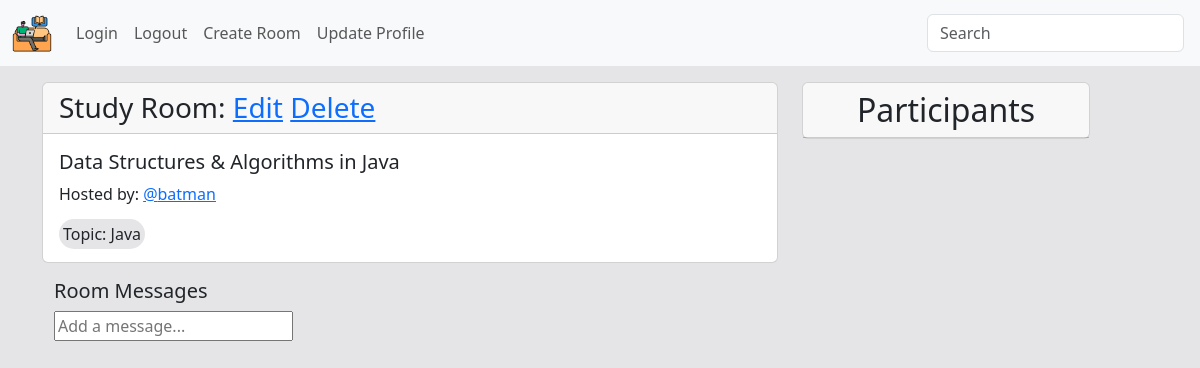
Page /room/2/ on the committed database.
### base/models.py (models this page shows, shortened)
class Room(models.Model):
    host = models.ForeignKey(User, on_delete=models.SET_NULL, null=True)
    topic = models.ForeignKey(Topic, on_delete=models.SET_NULL, null=True)
    name = models.CharField(max_length=200)
    description = models.TextField(null=True, blank=True)
    participants = models.ManyToManyField(User, related_name='participants', blank=True)
    updated = models.DateTimeField(auto_now=True)
    created = models.DateTimeField(auto_now_add=True)
    class Meta:
        ordering = ['-created', '-updated']

class User(AbstractUser):
    name = models.CharField(max_length=200, null=True)
    email = models.EmailField(unique=True, null=True)
    bio = models.TextField(null=True)
    avatar = models.ImageField(null=True, default='user.png')
    USERNAME_FIELD = 'username'
    REQUIRED_FIELDS = []
    def __str__(self):
        return self.username

class Topic(models.Model):
    name = models.CharField(max_length=200)

### base/views.py (the view, shortened to what this page needs)
# urls.py: path('room/<str:pk>/', views.room, name='room'),
def room(request, pk):
    room = Room.objects.get(id=pk)
    roomMessages = room.message_set.all()
    participants = room.participants.all()
    context = {'room': room, 'roomMessages': roomMessages, 'participants': participants}
    return render(request, 'base/room.html', context)

### base/templates/base/room.html (shortened to what this page needs)
{% extends 'main.html' %}
{% block content %}
<div class="row">
    <div class="col-8">
        <div class="card">
            <h3 class="card-header">
                Study Room:
                <span>
                    <a href="{% url 'update-room' room.id %}">Edit</a>
                    <a href="{% url 'delete-room' room.id %}">Delete</a>
                </span>
            </h3>
            <div class="card-body">
                <h5 class="card-title">{{room.name}}</h5>
                <p>Hosted by: <a href="{% url 'profile' room.host.id %}">@{{room.host}}</a> </p>
                <span class="rounded-pill" style="background-color: rgb(229, 229, 231); padding: 4px;">Topic:
                    {{room.topic.name}}</span>
                </div>
        </div>
        <div class="container mt-3" style="width: 70rem;">
            <div class="row  d-flex ">
                <div class="col-md-8">
                    <div class="headings d-flex justify-content-between align-items-center">
                        <h5>Room Messages</h5>
                    </div>
                    <form method="POST" action="">
                        <input type="text" name="body" placeholder="Add a message..." />
                    </form>
                </div>
            </div>
        </div>
    </div>
    <div class="col-3">
        <div class="card" style="width: 18rem;">
            <h2 class="card-header text-center">
                Participants
            </h2>
        </div>
    </div>
</div>
{% endblock content %}

### static/style/main.css (style rules this page uses)
body { background-color: rgb(229, 229, 231); }

### rows in the picture
Room: name "Data Structures & Algorithms in Java", host "batman", topic.name "Java"
